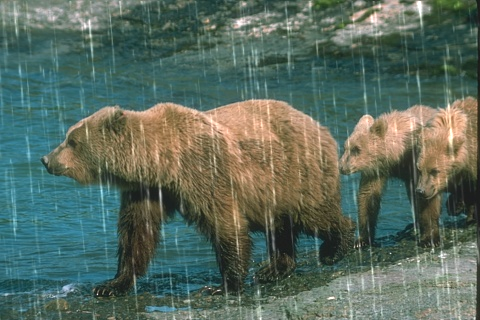
#> input picture visual_comparisons/original_samples/rain100l/input/1.png, 480 x 320 px, found by its file name
$ python generate_mwir_assets.py
#> lines starting #> are read from the running program, lines starting #| are printed output that depends on the picture
#!/usr/bin/env python3
"""Generate isolated thesis assets for the MWIR-Net thesis run."""

from __future__ import annotations

import csv
import shutil
from pathlib import Path

import matplotlib

matplotlib.use("Agg")
import matplotlib.pyplot as plt
from matplotlib import font_manager
from matplotlib.patches import FancyArrowPatch, Rectangle
from PIL import Image, ImageDraw, ImageFont


ROOT = Path(__file__).resolve().parents[2]
RUN = ROOT / "thesis-workbench-run"
FIG = RUN / "paper-output" / "figures"
SRC_FIG = FIG

BG = (255, 255, 255)
TEXT = (31, 41, 55)
BORDER = (203, 213, 225)


def configure_fonts() -> None:
    candidates = [
        "Noto Sans CJK SC",
        "Noto Sans CJK JP",
        "WenQuanYi Micro Hei",
        "SimHei",
        "Microsoft YaHei",
        "DejaVu Sans",
    ]
    available = {font.name for font in font_manager.fontManager.ttflist}
    for name in candidates:
        if name in available:
            plt.rcParams["font.sans-serif"] = [name]
            break
    plt.rcParams["axes.unicode_minus"] = False


def font(size: int = 18) -> ImageFont.ImageFont:
    for path in [
        "/usr/share/fonts/opentype/noto/NotoSansCJK-Regular.ttc",
        "/usr/share/fonts/truetype/dejavu/DejaVuSans.ttf",
        "/usr/share/fonts/truetype/liberation2/LiberationSans-Regular.ttf",
    ]:
        if Path(path).exists():
            return ImageFont.truetype(path, size)
    return ImageFont.load_default()


FONT = font(18)
SMALL = font(14)
#> in make_grid, `canvas = Image.new("RGB", (width, height), BG)`: canvas: PIL image 620x500 RGB; every value is 255


def add_box(ax, xy, width, height, label, color="#e2e8f0", edge="#334155", size=10):
    patch = Rectangle(xy, width, height, linewidth=1.4, edgecolor=edge, facecolor=color)
    ax.add_patch(patch)
    ax.text(xy[0] + width / 2, xy[1] + height / 2, label, ha="center", va="center", fontsize=size, color="#0f172a")


def add_arrow(ax, start, end, color="#475569"):
    ax.add_patch(FancyArrowPatch(start, end, arrowstyle="->", mutation_scale=14, linewidth=1.4, color=color))


def diagram_canvas(path: Path, title: str):
    configure_fonts()
    fig, ax = plt.subplots(figsize=(11, 5), dpi=180)
    ax.set_xlim(0, 11)
    ax.set_ylim(0, 5)
    ax.axis("off")
    ax.text(0.2, 4.62, title, fontsize=13, weight="bold", color="#0f172a")
    return fig, ax


def transformer_block() -> None:
    fig, ax = diagram_canvas(FIG / "figure-3-2-transformer-block.png", "Transformer Restoration Block")
    add_box(ax, (0.4, 2.1), 1.0, 0.7, "Input", "#dbeafe")
    add_box(ax, (1.8, 2.1), 1.25, 0.7, "LayerNorm", "#e0f2fe")
    add_box(ax, (3.45, 2.1), 1.35, 0.7, "MDTA\nAttention", "#dcfce7")
    add_box(ax, (5.2, 2.1), 1.25, 0.7, "Residual\nAdd", "#fef3c7")
    add_box(ax, (6.85, 2.1), 1.25, 0.7, "LayerNorm", "#e0f2fe")
    add_box(ax, (8.5, 2.1), 1.35, 0.7, "GDFN\nFeed-forward", "#ede9fe")
    add_box(ax, (9.95, 2.1), 0.75, 0.7, "Add", "#fef3c7")
    for x1, x2 in [(1.4, 1.8), (3.05, 3.45), (4.8, 5.2), (6.45, 6.85), (8.1, 8.5), (9.85, 9.95)]:
        add_arrow(ax, (x1, 2.45), (x2, 2.45))
    add_arrow(ax, (0.9, 2.1), (5.8, 1.25))
    add_arrow(ax, (5.8, 1.25), (5.8, 2.1))
    add_arrow(ax, (5.8, 2.8), (10.35, 3.55))
    add_arrow(ax, (10.35, 3.55), (10.35, 2.8))
    ax.text(0.4, 0.45, "Evidence: net/mwirnet.py defines LayerNorm, Attention, FeedForward and TransformerBlock.", fontsize=9, color="#475569")
    fig.tight_layout()
    fig.savefig(FIG / "figure-3-2-transformer-block.png", bbox_inches="tight")
    plt.close(fig)


def prompt_module() -> None:
    fig, ax = diagram_canvas(FIG / "figure-3-3-prompt-module.png", "Weather-aware Prompt Module")
    add_box(ax, (0.3, 2.2), 1.35, 0.7, "Decoder\nFeature", "#dbeafe")
    add_box(ax, (2.0, 2.2), 1.2, 0.7, "Global\nPooling", "#e0f2fe")
    add_box(ax, (3.55, 2.2), 1.25, 0.7, "Linear\nSoftmax", "#dcfce7")
    add_box(ax, (5.15, 2.95), 1.45, 0.7, "Prompt\nDictionary", "#fef3c7")
    add_box(ax, (5.15, 1.45), 1.45, 0.7, "Weighted\nPrompt", "#fef3c7")
    add_box(ax, (7.0, 1.45), 1.25, 0.7, "3x3 Conv", "#ede9fe")
    add_box(ax, (8.65, 1.45), 1.25, 0.7, "Channel\nAttention", "#dcfce7")
    add_box(ax, (10.15, 1.45), 0.65, 0.7, "Fuse", "#fde68a")
    for x1, x2 in [(1.65, 2.0), (3.2, 3.55), (4.8, 5.15), (6.6, 7.0), (8.25, 8.65), (9.9, 10.15)]:
        add_arrow(ax, (x1, 2.55 if x1 < 5 else 1.8), (x2, 2.55 if x2 <= 5.15 else 1.8))
    add_arrow(ax, (5.85, 2.95), (5.85, 2.15))
    ax.text(0.3, 0.48, "Ablation modes: full, zero_prompt and no_channel_attention.", fontsize=9, color="#475569")
    fig.tight_layout()
    fig.savefig(FIG / "figure-3-3-prompt-module.png", bbox_inches="tight")
    plt.close(fig)


def tta_workflow() -> None:
    fig, ax = diagram_canvas(FIG / "figure-3-4-tta-workflow.png", "8-way TTA Self-ensemble Inference")
    add_box(ax, (0.4, 2.0), 1.15, 0.75, "Input", "#dbeafe")
    add_box(ax, (2.0, 2.0), 1.45, 0.75, "Rotate\n0/90/180/270", "#e0f2fe")
    add_box(ax, (3.9, 2.0), 1.35, 0.75, "Horizontal\nFlip", "#e0f2fe")
    add_box(ax, (5.75, 2.0), 1.35, 0.75, "MWIR-Net\nRestore", "#dcfce7")
    add_box(ax, (7.55, 2.0), 1.35, 0.75, "Inverse\nTransform", "#fef3c7")
    add_box(ax, (9.35, 2.0), 1.2, 0.75, "Mean\nFusion", "#fde68a")
    for x1, x2 in [(1.55, 2.0), (3.45, 3.9), (5.25, 5.75), (7.1, 7.55), (8.9, 9.35)]:
        add_arrow(ax, (x1, 2.38), (x2, 2.38))
    ax.text(0.4, 0.55, "Evidence: test.py restores four rotations and their flipped versions, then averages eight outputs.", fontsize=9, color="#475569")
    fig.tight_layout()
    fig.savefig(FIG / "figure-3-4-tta-workflow.png", bbox_inches="tight")
    plt.close(fig)


def experiment_workflow() -> None:
    fig, ax = diagram_canvas(FIG / "figure-4-1-experiment-workflow.png", "Training, Inference and Evaluation Workflow")
    labels = [
        ("Datasets\nRAIN13K/OTS/SOTS", "#dbeafe"),
        ("prepare_mwir_data.py\nsoft links + lists", "#e0f2fe"),
        ("MWIR-Net training\nAdamW + warmup cosine", "#dcfce7"),
        ("Checkpoints\nstage1/stage2", "#fef3c7"),
        ("test.py\nplain/TTA inference", "#fde68a"),
        ("Metric recompute\nPSNR/SSIM/LPIPS", "#ede9fe"),
    ]
    x = 0.35
    for label, color in labels:
        add_box(ax, (x, 2.1), 1.45, 0.78, label, color, size=8.8)
        if x < 8.7:
            add_arrow(ax, (x + 1.45, 2.49), (x + 1.75, 2.49))
        x += 1.75
    ax.text(0.35, 0.6, "Evidence: tools/prepare_mwir_data.py, train.py, test.py and docs/metric summary.", fontsize=9, color="#475569")
    fig.tight_layout()
    fig.savefig(FIG / "figure-4-1-experiment-workflow.png", bbox_inches="tight")
    plt.close(fig)


def fit_image(path: Path, size=(250, 160)) -> Image.Image:
    image = Image.open(path).convert("RGB")
    image.thumbnail((size[0] - 12, size[1] - 12), Image.Resampling.LANCZOS)
    canvas = Image.new("RGB", size, BG)
    canvas.paste(image, ((size[0] - image.width) // 2, (size[1] - image.height) // 2))
    return canvas


def draw_center(draw: ImageDraw.ImageDraw, box, text: str, fnt, fill=TEXT):
    x, y, w, h = box
    b = draw.textbbox((0, 0), text, font=fnt)
    draw.text((x + (w - (b[2] - b[0])) / 2, y + (h - (b[3] - b[1])) / 2), text, font=fnt, fill=fill)


def make_grid(path: Path, rows: list[tuple[str, list[Path]]], columns: list[str], cell=(250, 160)) -> None:
    header_h = 42
    label_h = 24
    width = len(columns) * cell[0]
    height = header_h + len(rows) * (cell[1] + label_h)
    canvas = Image.new("RGB", (width, height), BG)
    draw = ImageDraw.Draw(canvas)
    for i, col in enumerate(columns):
        x = i * cell[0]
        draw.rectangle([x, 0, x + cell[0] - 1, header_h - 1], fill=(235, 245, 255), outline=BORDER)
        draw_center(draw, (x, 0, cell[0], header_h), col, FONT)
    for r, (label, paths) in enumerate(rows):
        y = header_h + r * (cell[1] + label_h)
        for c, image_path in enumerate(paths):
            x = c * cell[0]
            canvas.paste(fit_image(image_path, cell), (x, y))
#> in fit_image, image is the input picture: PIL image 480x320 RGB; mean R, G, B 89.6, 107, 94.5
#> in fit_image, `image.thumbnail((size[0] - 12, size[1] - 12), Image.Resampling.LANCZOS)`:
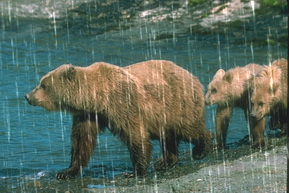
#> image: PIL image 289x193 RGB; mean R, G, B 89.6, 107, 94.5
#> in fit_image, `canvas = Image.new("RGB", size, BG)`: canvas: PIL image 310x205 RGB; every value is 255
#> in fit_image, `canvas.paste(image, ((size[0] - image.width) // 2, (size[1] - image.he..`:
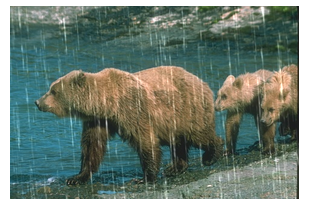
#> canvas: PIL image 310x205 RGB; mean R, G, B 109.9, 125.1, 114.2
#> in make_grid, `canvas.paste(fit_image(image_path, cell), (x, y))`:
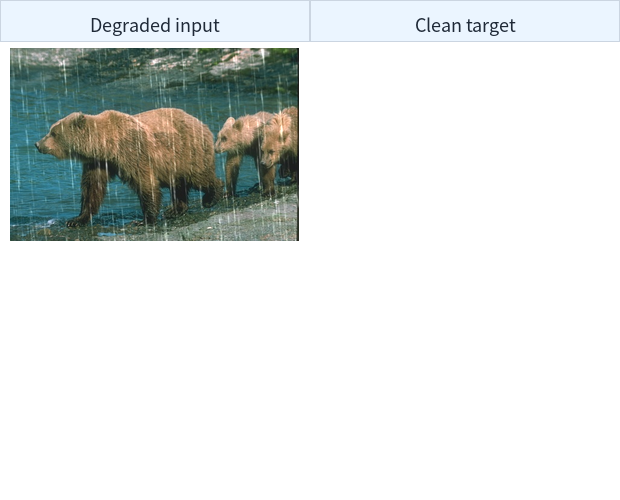
#> canvas: PIL image 620x500 RGB; mean R, G, B 222.8, 226.8, 225.4
            draw.rectangle([x, y, x + cell[0] - 1, y + cell[1] - 1], outline=BORDER)
        draw.rectangle([0, y + cell[1], width - 1, y + cell[1] + label_h - 1], fill=(248, 250, 252), outline=BORDER)
        draw_center(draw, (0, y + cell[1], width, label_h), label, SMALL)
#> pass 2 of the loop in make_grid, `for r, (label, paths) in enumerate(rows):`:
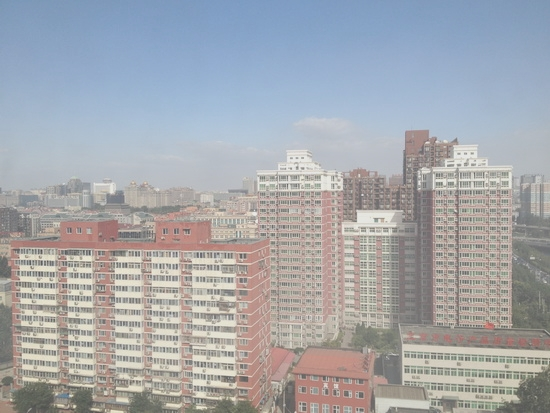
#> input picture visual_comparisons/original_samples/sots_outdoor/input/0001_0.8_0.2.jpg, 550 x 413 px, found by its file name
#> in fit_image, image is the input picture: PIL image 550x413 RGB; mean R, G, B 164.5, 167.5, 172.6
#> image: PIL image 257x193 RGB
#> in fit_image (call 3), `canvas.paste(image, ((size[0] - image.width) // 2, (size[1] - image.he..`:
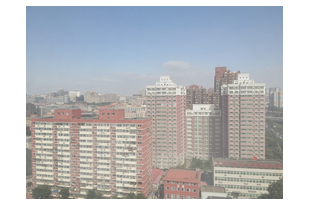
#> canvas: PIL image 310x205 RGB; mean R, G, B 184.4, 186.7, 190.7
#> in make_grid, `canvas.paste(fit_image(image_path, cell), (x, y))`:
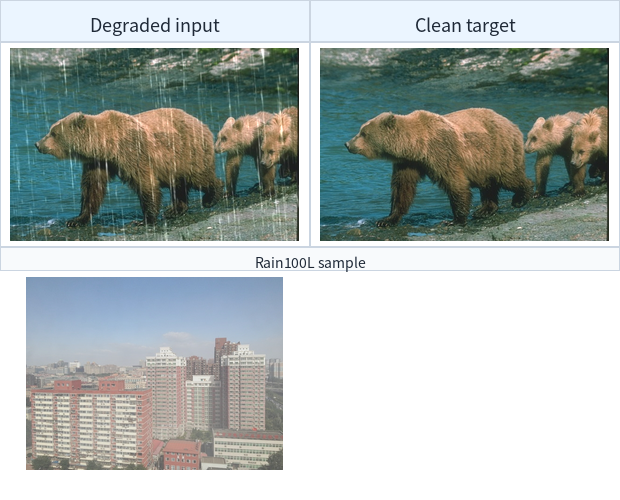
#> canvas: PIL image 620x500 RGB; mean R, G, B 176.6, 184.3, 181.7
    path.parent.mkdir(parents=True, exist_ok=True)
    canvas.save(path)


def degradation_examples() -> None:
    rows = [
        (
            "Rain100L sample",
            [
                ROOT / "test/derain/Rain100L/input/1.png",
                ROOT / "test/derain/Rain100L/target/1.png",
            ],
        ),
        (
            "SOTS outdoor sample",
            [
                ROOT / "test/dehaze/outdoor/input/0001_0.8_0.2.jpg",
                ROOT / "test/dehaze/outdoor/target/0001.png",
            ],
        ),
    ]
    make_grid(FIG / "figure-2-1-degradation-examples.png", rows, ["Degraded input", "Clean target"], cell=(310, 205))
#> in make_grid, `canvas.save(path)`:
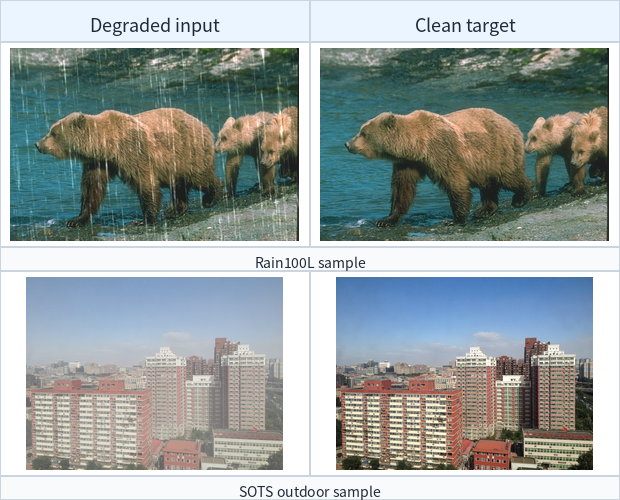
#> saved as figure-2-1-degradation-examples.png: PIL image 620x500 RGB; mean R, G, B 155.6, 164.4, 163.5


# [79 lines left out: functions rain_visual, haze_visual, bar_chart, metric_charts, not called in this run]


def training_loss() -> None:
    configure_fonts()
    curves = [
        ("stage1 5k+5k", ROOT / "logs/mwirnet/version_0/metrics.csv"),
        ("dehaze stage2", ROOT / "logs/mwirnet/version_10/metrics.csv"),
    ]
    fig, ax = plt.subplots(figsize=(8.8, 4.4), dpi=180)
    for label, path in curves:
        steps, loss = [], []
        with path.open(newline="", encoding="utf-8") as handle:
            for row in csv.DictReader(handle):
                if row.get("train_loss") and row.get("step"):
                    steps.append(int(float(row["step"])))
                    loss.append(float(row["train_loss"]))
        ax.plot(steps, loss, marker="o", markersize=2.5, linewidth=1.2, label=label)
    ax.set_title("Training Loss Curves", fontsize=12, weight="bold")
    ax.set_xlabel("Step")
    ax.set_ylabel("Train loss")
    ax.grid(color="#e2e8f0")
    ax.legend()
    fig.tight_layout()
    fig.savefig(FIG / "figure-4-3-training-loss.png", bbox_inches="tight")
    plt.close(fig)


# [24 lines left out: function ablation_chart, not called in this run]


def copy_base_figures() -> None:
    copies = {
        "mwirnet_architecture.png": "figure-3-1-mwirnet-architecture.png",
        "gtrain_real_rain_examples.png": "figure-4-2-gtrain-examples.png",
    }
    for src, dst in copies.items():
        source = SRC_FIG / src
        target = FIG / dst
        if source.exists() and source != target:
            shutil.copy2(source, target)


def main() -> None:
    FIG.mkdir(parents=True, exist_ok=True)
    copy_base_figures()
    degradation_examples()
    transformer_block()
    prompt_module()
#> in prompt_module, `fig.savefig(FIG / "figure-3-3-prompt-module.png", bbox_inches="tight")`:
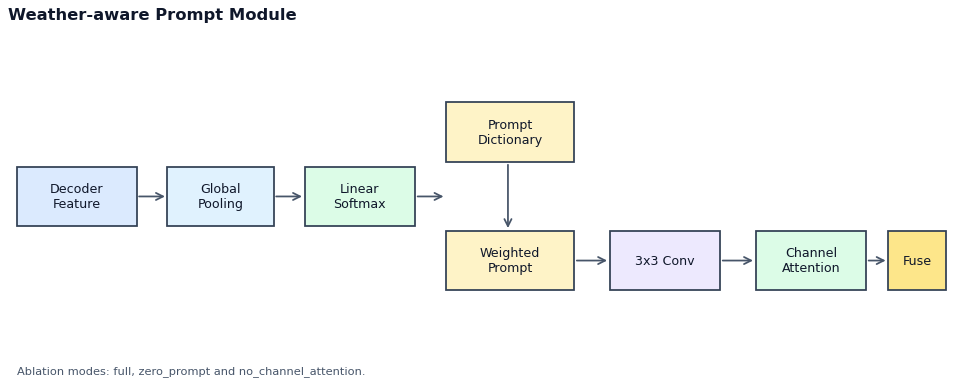
#> figure drawn by matplotlib, 1 panel
    tta_workflow()
#> in tta_workflow, `fig.savefig(FIG / "figure-3-4-tta-workflow.png", bbox_inches="tight")`:
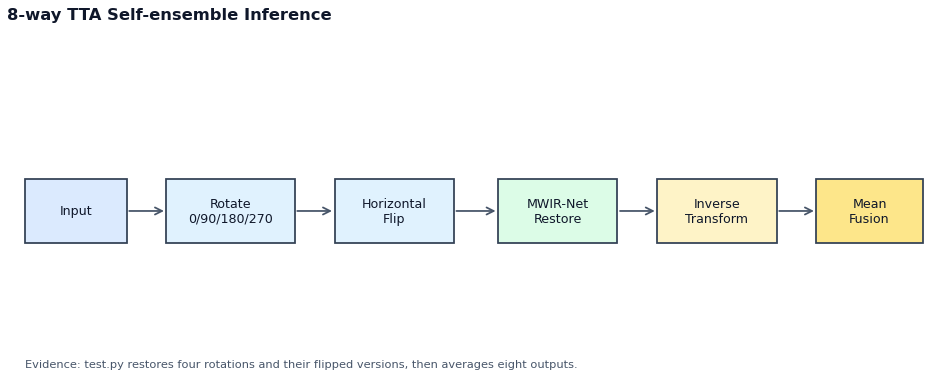
#> figure drawn by matplotlib, 1 panel
    experiment_workflow()
#> in experiment_workflow, `fig.savefig(FIG / "figure-4-1-experiment-workflow.png", bbox_inches="t..`:
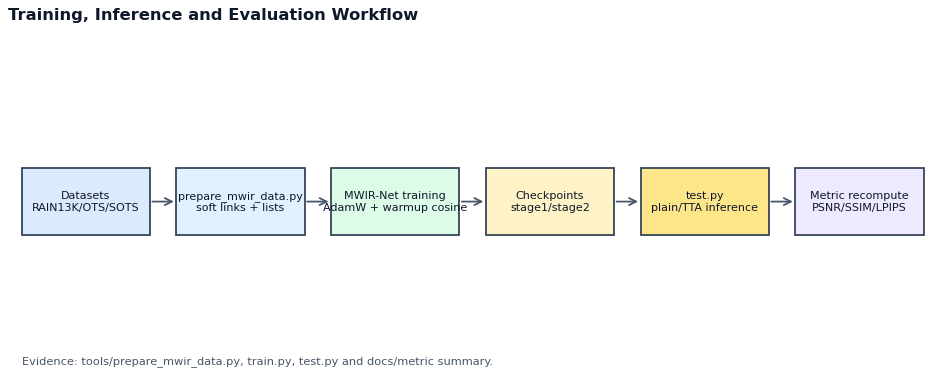
#> figure drawn by matplotlib, 1 panel
    training_loss()
    rain_visual()
    haze_visual()
    metric_charts()
    ablation_chart()
    print(f"Generated assets in {FIG}")


if __name__ == "__main__":
#> (the run stopped early here; a loop or call above may not have finished)
